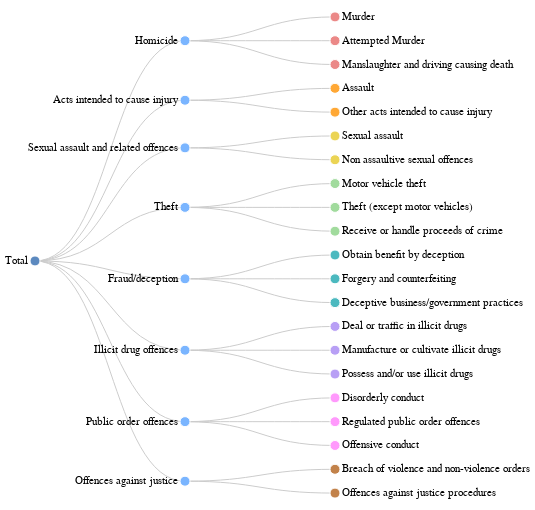

The specification (Vega-Lite) saved for this image:
### Vega specification from a JSON file in a GitHub repository (floating-point values rounded to 4 significant figures)
{"$schema": "https://vega.github.io/schema/vega/v5.json", "width": 400, "height": 500, "padding": 5, "signals": [{"name": "labels", "value": true}, {"name": "layout", "value": "tidy"}, {"name": "Links", "value": "diagonal", "bind": {"input": "select", "options": ["line", "curve", "diagonal", "orthogonal"]}}, {"name": "separation", "value": false}, {"name": "Type", "value": "All", "bind": {"input": "select", "options": ["All", "Total", "Homicide", "Acts intended to cause injury", "Sexual assault and related offences", "Theft", "Fraud/deception", "Illicit drug offences", "Public order offences", "Offences against justice"]}}], "data": [{"name": "tree", "values": [{"id": "Total", "parent": null, "value": 1632}, {"id": "Homicide", "parent": "Total", "value": 2.8}, {"id": "Murder", "parent": "Homicide", "value": 1.2}, {"id": "Attempted Murder", "parent": "Homicide", "value": 0.6}, {"id": "Manslaughter and driving causing death", "parent": "Homicide", "value": 1.0}, {"id": "Acts intended to cause injury", "parent": "Total", "value": 370.7}, {"id": "Assault", "parent": "Acts intended to cause injury", "value": 334.1}, {"id": "Other acts intended to cause injury", "parent": "Acts intended to cause injury", "value": 36.6}, {"id": "Sexual assault and related offences", "parent": "Total", "value": 39.7}, {"id": "Sexual assault", "parent": "Sexual assault and related offences", "value": 27.1}, {"id": "Non assaultive sexual offences", "parent": "Sexual assault and related offences", "value": 12.7}, {"id": "Theft", "parent": "Total", "value": 130.6}, {"id": "Motor vehicle theft", "parent": "Theft", "value": 21.2}, {"id": "Theft (except motor vehicles)", "parent": "Theft", "value": 93.3}, {"id": "Receive or handle proceeds of crime", "parent": "Theft", "value": 15.3}, {"id": "Fraud/deception", "parent": "Total", "value": 37.2}, {"id": "Obtain benefit by deception", "parent": "Fraud/deception", "value": 30.0}, {"id": "Forgery and counterfeiting", "parent": "Fraud/deception", "value": 1.7}, {"id": "Deceptive business/government practices", "parent": "Fraud/deception", "value": 0.4}, {"id": "Illicit drug offences", "parent": "Total", "value": 224.9}, {"id": "Deal or traffic in illicit drugs", "parent": "Illicit drug offences", "value": 31.8}, {"id": "Manufacture or cultivate illicit drugs", "parent": "Illicit drug offences", "value": 19}, {"id": "Possess and/or use illicit drugs", "parent": "Illicit drug offences", "value": 149.3}, {"id": "Public order offences", "parent": "Total", "value": 150.6}, {"id": "Disorderly conduct", "parent": "Public order offences", "value": 84.1}, {"id": "Regulated public order offences", "parent": "Public order offences", "value": 38.3}, {"id": "Offensive conduct", "parent": "Public order offences", "value": 28.2}, {"id": "Offences against justice", "parent": "Total", "value": 126.8}, {"id": "Breach of violence and non-violence orders", "parent": "Offences against justice", "value": 81.0}, {"id": "Offences against justice procedures", "parent": "Offences against justice", "value": 32.3}], "transform": [{"type": "stratify", "key": "id", "parentKey": "parent"}, {"type": "tree", "method": {"signal": "layout"}, "size": [{"signal": "height"}, {"signal": "width - 100"}], "separation": {"signal": "separation"}, "as": ["y", "x", "depth", "children"]}]}, {"name": "Links", "source": "tree", "transform": [{"type": "treelinks"}, {"type": "linkpath", "orient": "horizontal", "shape": {"signal": "Links"}}]}], "scales": [{"name": "color", "type": "ordinal", "domain": {"data": "tree", "field": "parent"}, "range": ["#5C89BF", "#7AB5FF", "#EB8887", "#FFA835", "#EBD454", "#A1DB9D", "#4BB9BF", "#B89FF5", "#FF99FC", "#C2824A"]}], "marks": [{"type": "path", "from": {"data": "Links"}, "encode": {"update": {"path": {"field": "path"}, "stroke": {"value": "#ccc"}}}}, {"type": "symbol", "from": {"data": "tree"}, "encode": {"enter": {"size": {"value": 100}, "stroke": {"value": "#fff"}}, "update": {"x": {"field": "x"}, "y": {"field": "y"}, "fill": {"scale": "color", "field": "parent"}, "opacity": {"signal": "Type === 'All' || datum.id === Type || datum.parent === Type ? 1 : 0.2"}, "tooltip": {"signal": "{'Type': datum.id, 'Amount of offcences': datum.value}"}}}}, {"type": "text", "from": {"data": "tree"}, "encode": {"enter": {"text": {"field": "id"}, "fontSize": {"value": 11}, "baseline": {"value": "middle"}}, "update": {"x": {"field": "x"}, "y": {"field": "y"}, "dx": {"signal": "datum.children ? -7 : 7"}, "align": {"signal": "datum.children ? 'right' : 'left'"}, "opacity": {"signal": "labels && (Type === 'All' || datum.id === Type || datum.parent === Type) ? 1 : 0.2"}}}}]}
